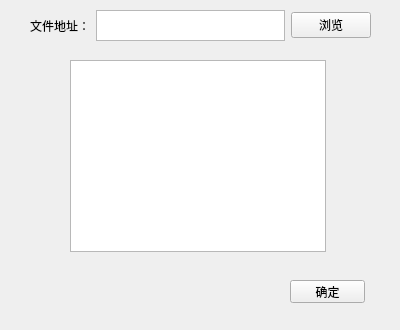
<?xml version="1.0" encoding="UTF-8"?>
<ui version="4.0">
 <class>Form</class>
 <widget class="QWidget" name="Form">
  <property name="geometry">
   <rect>
    <x>0</x>
    <y>0</y>
    <width>400</width>
    <height>330</height>
   </rect>
  </property>
  <property name="windowTitle">
   <string>Form</string>
  </property>
  <widget class="QWidget" name="horizontalLayoutWidget">
   <property name="geometry">
    <rect>
     <x>30</x>
     <y>10</y>
     <width>341</width>
     <height>31</height>
    </rect>
   </property>
   <layout class="QHBoxLayout" name="horizontalLayout">
    <item>
     <widget class="QLabel" name="label">
      <property name="text">
       <string>文件地址：</string>
      </property>
     </widget>
    </item>
    <item>
     <widget class="QTextEdit" name="textEdit"/>
    </item>
    <item>
     <widget class="QPushButton" name="pushButton">
      <property name="text">
       <string>浏览</string>
      </property>
     </widget>
    </item>
   </layout>
  </widget>
  <widget class="QPushButton" name="pushButton_2">
   <property name="geometry">
    <rect>
     <x>290</x>
     <y>280</y>
     <width>75</width>
     <height>23</height>
    </rect>
   </property>
   <property name="text">
    <string>确定</string>
   </property>
  </widget>
  <widget class="QTableWidget" name="tableWidget">
   <property name="geometry">
    <rect>
     <x>70</x>
     <y>60</y>
     <width>256</width>
     <height>192</height>
    </rect>
   </property>
  </widget>
 </widget>
 <resources/>
 <connections/>
</ui>
